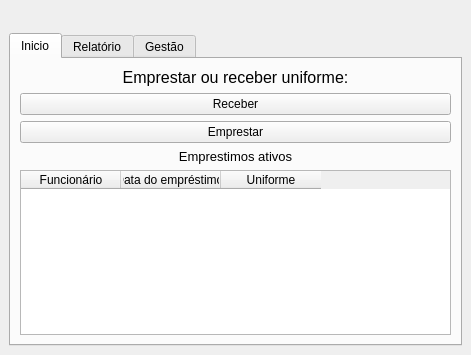
<?xml version="1.0" encoding="UTF-8"?>
<ui version="4.0">
 <class>MainWindow</class>
 <widget class="QMainWindow" name="MainWindow">
  <property name="geometry">
   <rect>
    <x>0</x>
    <y>0</y>
    <width>471</width>
    <height>320</height>
   </rect>
  </property>
  <property name="windowTitle">
   <string>Gestão de uniformes</string>
  </property>
  <property name="windowIcon">
   <iconset>
    <normaloff>uniforme-policial-removebg-preview.png</normaloff>uniforme-policial-removebg-preview.png</iconset>
  </property>
  <widget class="QWidget" name="centralwidget">
   <layout class="QVBoxLayout" name="verticalLayout">
    <item>
     <widget class="QWidget" name="widget" native="true">
      <property name="maximumSize">
       <size>
        <width>16777215</width>
        <height>160</height>
       </size>
      </property>
      <property name="styleSheet">
       <string notr="true">image: url(:/icon/uniforme-policial-removebg-preview.png);</string>
      </property>
      <layout class="QHBoxLayout" name="horizontalLayout">
       <item>
        <spacer name="verticalSpacer_2">
         <property name="orientation">
          <enum>Qt::Vertical</enum>
         </property>
         <property name="sizeHint" stdset="0">
          <size>
           <width>20</width>
           <height>200</height>
          </size>
         </property>
        </spacer>
       </item>
      </layout>
     </widget>
    </item>
    <item>
     <widget class="QTabWidget" name="tabWidget">
      <property name="currentIndex">
       <number>0</number>
      </property>
      <widget class="QWidget" name="tab_inicio">
       <attribute name="title">
        <string>Inicio</string>
       </attribute>
       <layout class="QVBoxLayout" name="verticalLayout_2">
        <item>
         <widget class="QLabel" name="label">
          <property name="text">
           <string>&lt;html&gt;&lt;head/&gt;&lt;body&gt;&lt;p align=&quot;center&quot;&gt;&lt;span style=&quot; font-size:12pt;&quot;&gt;Emprestar ou receber uniforme:&lt;/span&gt;&lt;/p&gt;&lt;/body&gt;&lt;/html&gt;</string>
          </property>
         </widget>
        </item>
        <item>
         <widget class="QPushButton" name="btn_receber">
          <property name="text">
           <string>Receber</string>
          </property>
         </widget>
        </item>
        <item>
         <widget class="QPushButton" name="btn_emprestar">
          <property name="text">
           <string>Emprestar</string>
          </property>
         </widget>
        </item>
        <item>
         <widget class="QLabel" name="label_2">
          <property name="text">
           <string>&lt;html&gt;&lt;head/&gt;&lt;body&gt;&lt;p align=&quot;center&quot;&gt;&lt;span style=&quot; font-size:10pt;&quot;&gt;Emprestimos ativos&lt;/span&gt;&lt;/p&gt;&lt;/body&gt;&lt;/html&gt;</string>
          </property>
         </widget>
        </item>
        <item>
         <widget class="QTableWidget" name="tb_emprestismos_ativos">
          <column>
           <property name="text">
            <string>Funcionário</string>
           </property>
          </column>
          <column>
           <property name="text">
            <string>Data do empréstimo </string>
           </property>
          </column>
          <column>
           <property name="text">
            <string>Uniforme</string>
           </property>
          </column>
         </widget>
        </item>
       </layout>
      </widget>
      <widget class="QWidget" name="tab_relatorio">
       <attribute name="title">
        <string>Relatório</string>
       </attribute>
       <layout class="QVBoxLayout" name="verticalLayout_3">
        <item>
         <layout class="QHBoxLayout" name="horizontalLayout_2">
          <item>
           <widget class="QLabel" name="lbl_data_inicial">
            <property name="text">
             <string>Data inicial</string>
            </property>
           </widget>
          </item>
          <item>
           <widget class="QLineEdit" name="txt_data_inicial"/>
          </item>
          <item>
           <widget class="QLabel" name="lbl_data_final">
            <property name="text">
             <string>Data final</string>
            </property>
           </widget>
          </item>
          <item>
           <widget class="QLineEdit" name="txt_data_final"/>
          </item>
          <item>
           <widget class="QPushButton" name="btn_consultar">
            <property name="text">
             <string>Consultar</string>
            </property>
           </widget>
          </item>
         </layout>
        </item>
        <item>
         <widget class="QTableWidget" name="tb_relatorio">
          <column>
           <property name="text">
            <string>Nome do funcionário</string>
           </property>
          </column>
          <column>
           <property name="text">
            <string>Data do empréstimo</string>
           </property>
          </column>
          <column>
           <property name="text">
            <string>Data da devolução</string>
           </property>
          </column>
         </widget>
        </item>
       </layout>
      </widget>
      <widget class="QWidget" name="tab_gestao">
       <attribute name="title">
        <string>Gestão</string>
       </attribute>
       <layout class="QHBoxLayout" name="horizontalLayout_3">
        <item>
         <widget class="QWidget" name="coluna_esquerda" native="true">
          <layout class="QVBoxLayout" name="verticalLayout_5">
           <item>
            <widget class="QLabel" name="label_3">
             <property name="text">
              <string>&lt;html&gt;&lt;head/&gt;&lt;body&gt;&lt;p align=&quot;center&quot;&gt;&lt;span style=&quot; font-size:12pt;&quot;&gt;Funcionários&lt;/span&gt;&lt;/p&gt;&lt;/body&gt;&lt;/html&gt;</string>
             </property>
            </widget>
           </item>
           <item>
            <widget class="QLabel" name="lbl_nome_funcionario">
             <property name="text">
              <string>Nome:</string>
             </property>
            </widget>
           </item>
           <item>
            <widget class="QLineEdit" name="txt_nome_funcionario"/>
           </item>
           <item>
            <widget class="QLabel" name="lbl_cpf_funcionario">
             <property name="text">
              <string>CPF:</string>
             </property>
            </widget>
           </item>
           <item>
            <widget class="QLineEdit" name="txt_cpf_funcionario"/>
           </item>
           <item>
            <layout class="QHBoxLayout" name="horizontalLayout_4">
             <item>
              <widget class="QPushButton" name="btn_editar_funcionario">
               <property name="text">
                <string>Editar</string>
               </property>
              </widget>
             </item>
             <item>
              <widget class="QPushButton" name="btn_remover_funcionario">
               <property name="text">
                <string>Remover</string>
               </property>
              </widget>
             </item>
            </layout>
           </item>
           <item>
            <widget class="QPushButton" name="btn_adicionar_funcionario">
             <property name="text">
              <string>Adicionar</string>
             </property>
            </widget>
           </item>
           <item>
            <widget class="QTableWidget" name="tb_funcionarios">
             <column>
              <property name="text">
               <string>Nome</string>
              </property>
             </column>
             <column>
              <property name="text">
               <string>CPF</string>
              </property>
             </column>
            </widget>
           </item>
          </layout>
          <zorder>lbl_nome_funcionario</zorder>
          <zorder>lbl_cpf_funcionario</zorder>
          <zorder>txt_nome_funcionario</zorder>
          <zorder>txt_cpf_funcionario</zorder>
          <zorder>btn_editar_funcionario</zorder>
          <zorder>btn_remover_funcionario</zorder>
          <zorder>btn_adicionar_funcionario</zorder>
          <zorder>tb_funcionarios</zorder>
          <zorder>label_3</zorder>
         </widget>
        </item>
        <item>
         <widget class="QWidget" name="coluna_direita" native="true">
          <layout class="QVBoxLayout" name="verticalLayout_4">
           <item>
            <widget class="QLabel" name="label_4">
             <property name="text">
              <string>&lt;html&gt;&lt;head/&gt;&lt;body&gt;&lt;p align=&quot;center&quot;&gt;&lt;span style=&quot; font-size:12pt;&quot;&gt;Uniformes&lt;/span&gt;&lt;/p&gt;&lt;/body&gt;&lt;/html&gt;</string>
             </property>
            </widget>
           </item>
           <item>
            <widget class="QLabel" name="lbl_nome_unforme">
             <property name="text">
              <string>Nome:</string>
             </property>
            </widget>
           </item>
           <item>
            <widget class="QLineEdit" name="txt_nome_uniforme"/>
           </item>
           <item>
            <layout class="QHBoxLayout" name="horizontalLayout_5">
             <item>
              <widget class="QPushButton" name="btn_editar_uniforme">
               <property name="text">
                <string>Editar</string>
               </property>
              </widget>
             </item>
             <item>
              <widget class="QPushButton" name="btn_remover_uniforme">
               <property name="text">
                <string>Remover</string>
               </property>
              </widget>
             </item>
            </layout>
           </item>
           <item>
            <widget class="QPushButton" name="btn_adicionar_uniforme">
             <property name="text">
              <string>Adicionar</string>
             </property>
            </widget>
           </item>
           <item>
            <widget class="QTableWidget" name="tb_funcionarios_2">
             <column>
              <property name="text">
               <string>Nome</string>
              </property>
             </column>
            </widget>
           </item>
          </layout>
         </widget>
        </item>
       </layout>
      </widget>
     </widget>
    </item>
   </layout>
  </widget>
 </widget>
 <resources>
  <include location="icones.qrc"/>
 </resources>
 <connections/>
</ui>
